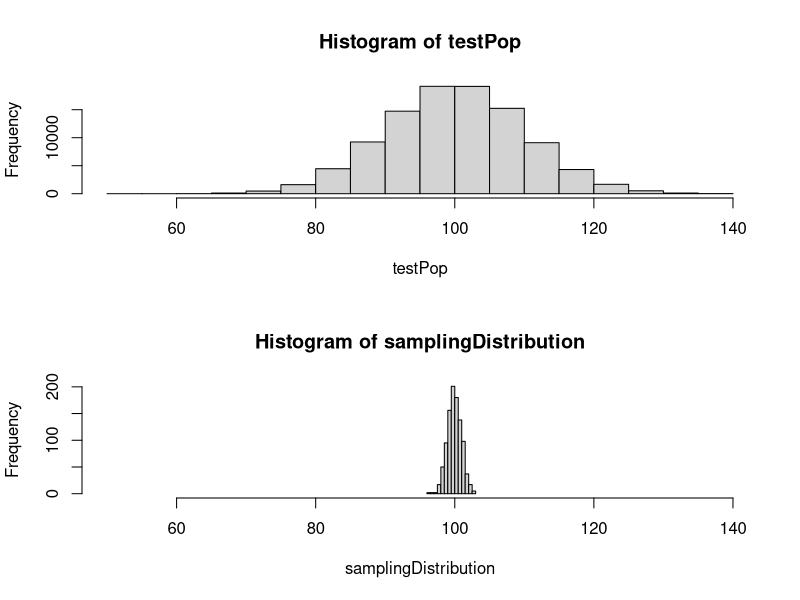
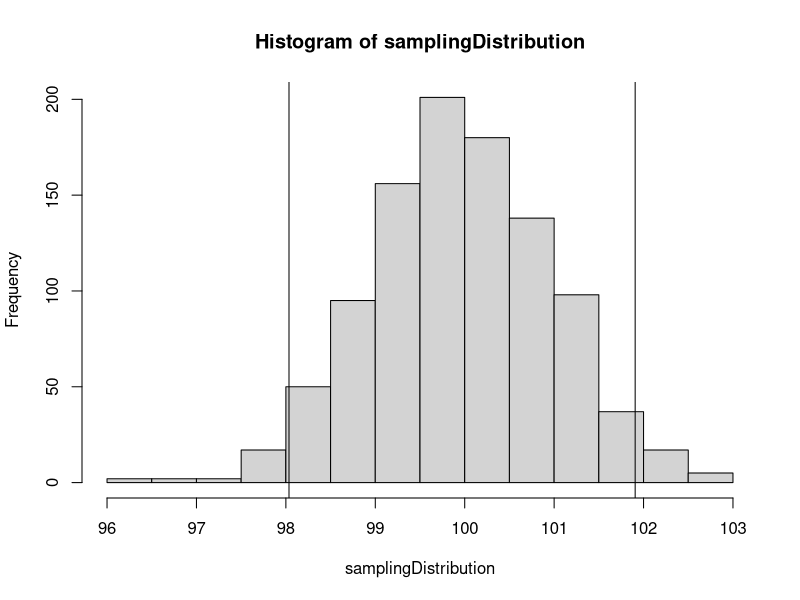
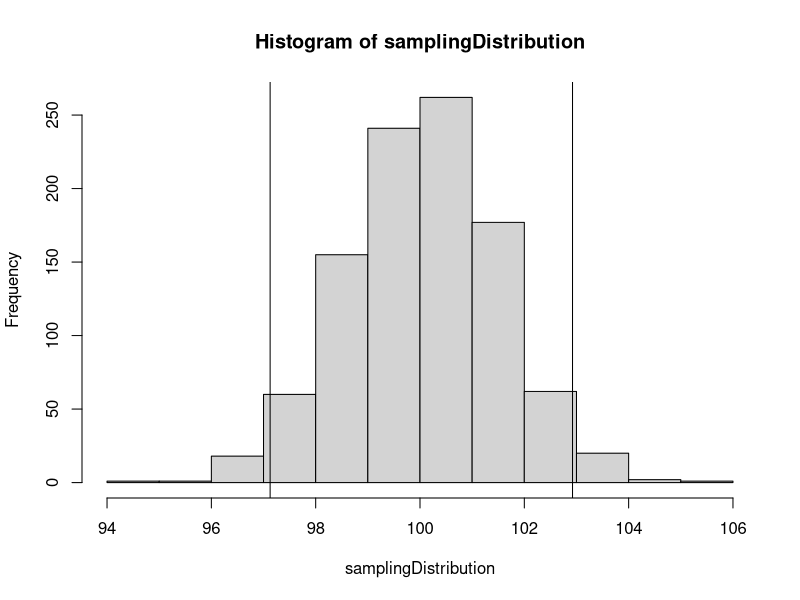
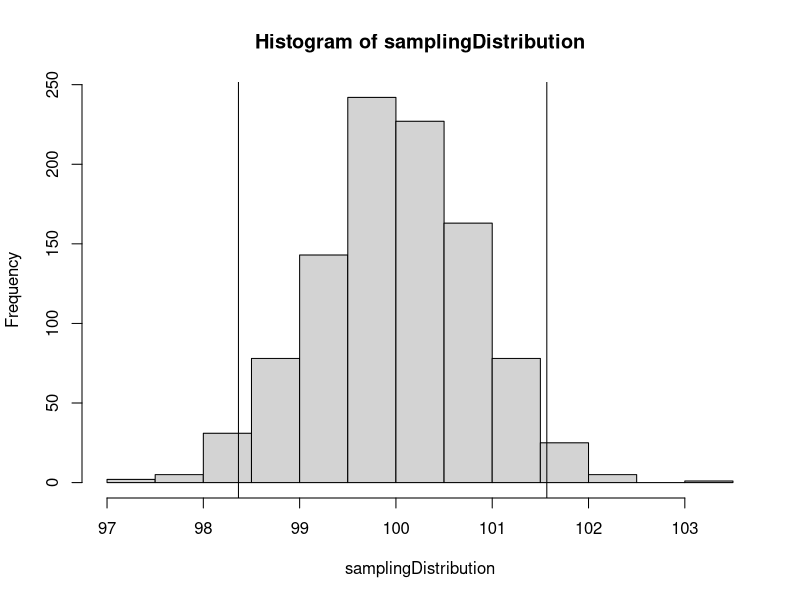
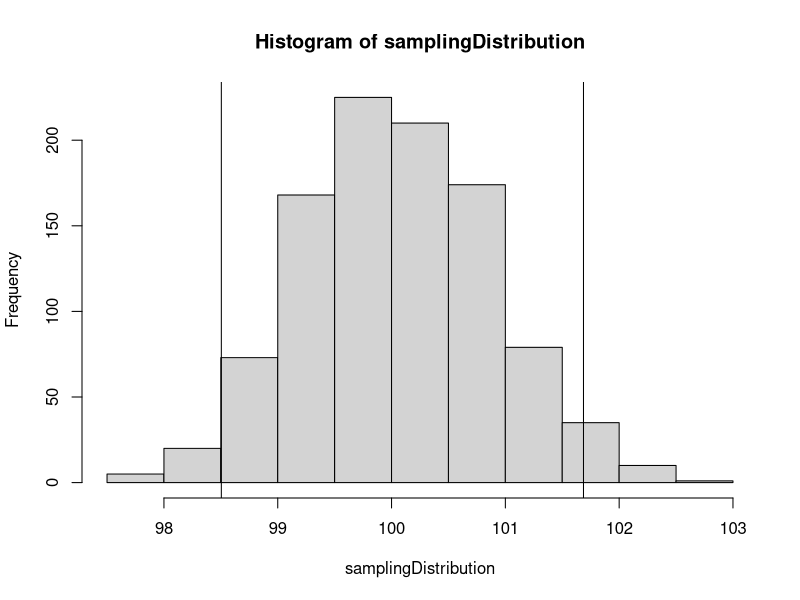
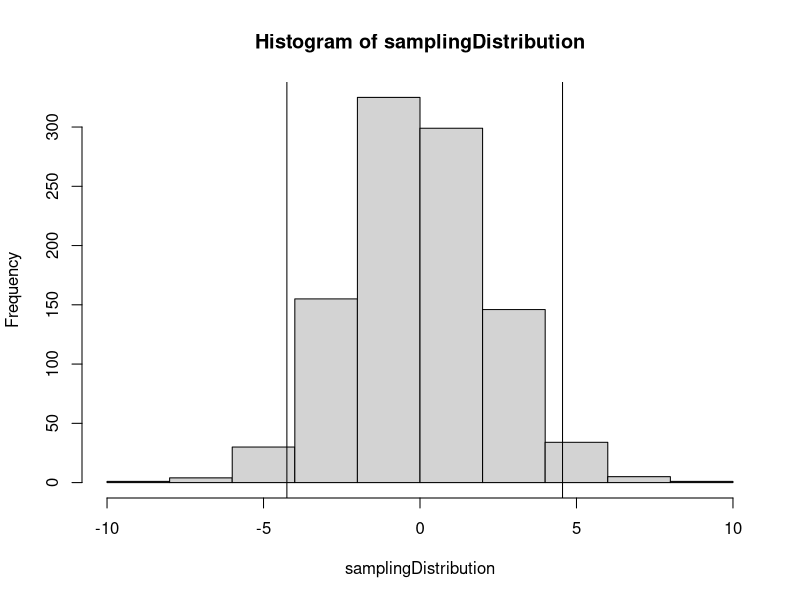

Generate these figures, in order, with R:
## ---- chunk 1
set.seed(1234) 						                # Control randomization
testPop <- rnorm(100000, mean=100, sd=10)	# Create simulated population of test 
sampleTestScores <- function(n) {sample(testPop, size=n, replace=TRUE)}
samplingDistribution <- replicate(1000, mean(sampleTestScores(100)))

par(mfrow=c(2,1))
hist(testPop, xlim=c(50,140))
hist(samplingDistribution, xlim=c(50,140))
par(mfrow=c(1,1))
## ---- chunk 2
# Case Study A
hist(samplingDistribution) 
abline(v=quantile(samplingDistribution, prob=0.025))
abline(v=quantile(samplingDistribution, prob=0.975))
## ---- chunk 3
samplingDistribution <- replicate(1000, mean(sampleTestScores(49)))
hist(samplingDistribution) 
abline(v=quantile(samplingDistribution,prob=0.025))
abline(v=quantile(samplingDistribution,prob=0.975))
## ---- chunk 4
samplingDistribution <- replicate(1000, mean(sampleTestScores(144)))
hist(samplingDistribution) 
abline(v=quantile(samplingDistribution,prob=0.025))
abline(v=quantile(samplingDistribution,prob=0.975))
## ---- chunk 5
samplingDistribution <- replicate(1000, mean(sampleTestScores(144)))
hist(samplingDistribution) 
abline(v=quantile(samplingDistribution,prob=0.025))
abline(v=quantile(samplingDistribution,prob=0.975))
## ---- chunk 6
samplingDistribution <- replicate(1000, (mean(sampleTestScores(36) - sampleTestScores(36))))
hist(samplingDistribution) 
abline(v=quantile(samplingDistribution,prob=0.025))
abline(v=quantile(samplingDistribution,prob=0.975))
